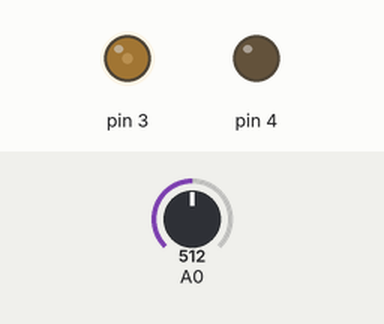
Bench run of a sketch on a simulated Arduino Uno, built with avr-gcc and run on an emulated ATmega328P. Shown: output pins drawn as LEDs (lit = HIGH). The inputs (shaded band) are chosen by the test bench; at power-on: A0 = 512. What the sketch prints to the serial monitor is not drawn.

Above: at 1.2 s.
1.3 s: A0 set to 716
At 2.4 s:
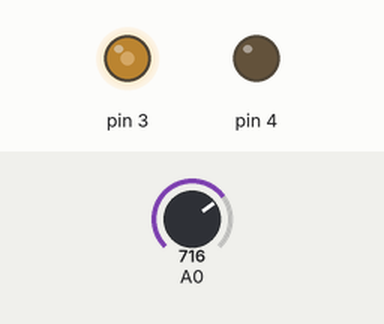
2.8 s: A0 set to 900
At 3.7 s:
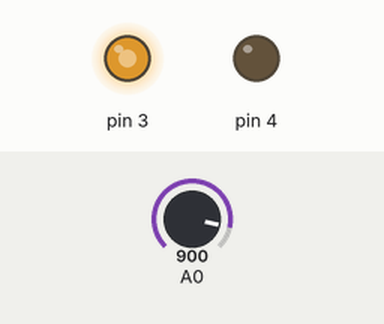
4.3 s: A0 set to 0
At 4.7 s:
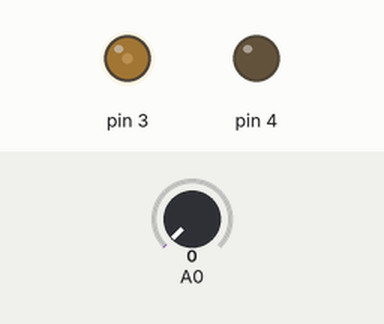
Timing chart, 0 to 7.3 s (numbered marks = the images above; inputs shaded):
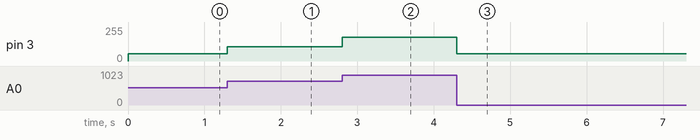

The sketch:

assig11.ino
```cpp
int val;
void setup()
{
  pinMode(A0, INPUT);
  pinMode(4, OUTPUT);
  Serial.begin(9600);
}

void loop()
{
  val=analogRead(A0);
  analogWrite(3, 310-val);
  Serial.println(val);
}
```

Measured:
- after the input at 1.3 s, pin 3: 54/255 → 106/255 at once
- after the input at 2.8 s, pin 3: 106/255 → 178/255 at once
- after the input at 4.3 s, pin 3: 178/255 → 54/255 at once
